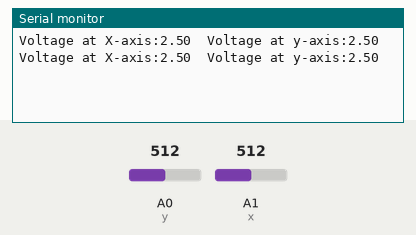
Recording of a sketch running on a simulated Arduino Uno, built with avr-gcc and run on an emulated ATmega328P. Parts: the last lines printed to the serial monitor. The inputs (shaded band) are chosen by the test bench; at power-on: A0 (y) = 512, A1 (x) = 512.

Above: at 1.8 s.
1.9 s: A0 (y) set to 716
At 2.8 s:
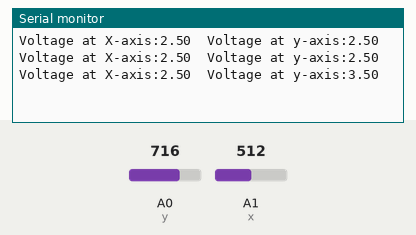
3.4 s: A1 (x) set to 716
At 4.7 s:
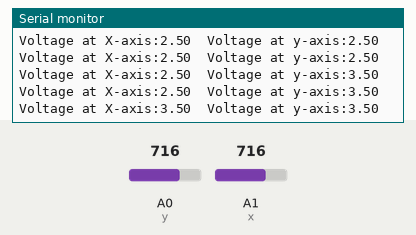
4.9 s: A0 (y) set to 900
At 5.8 s:
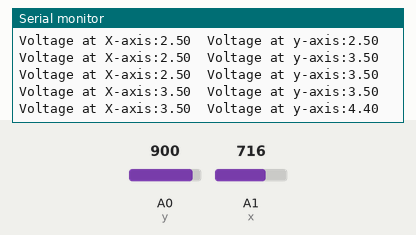
6.4 s: A1 (x) set to 900
At 7.5 s:
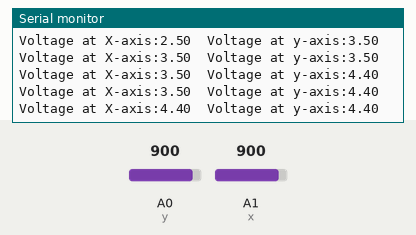
Timing chart, 0 to 8.9 s (numbered marks = the images above; inputs shaded):
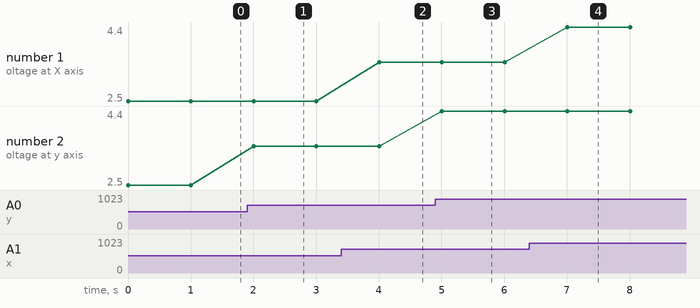

The sketch:

Joy_stick_with_arduino.ino
```cpp
const int x=A1;
const int y=A0;

int x_adc,y_adc;
float X_volt,y_volt;

void setup() {
  Serial.begin(9600);
}

void loop() {
  x_adc=analogRead(x);
  y_adc=analogRead(y);
  X_volt=((x_adc*5.0)/1023);
  y_volt=((y_adc*5.0)/1023);
  Serial.print("Voltage at X-axis:");
  Serial.print(X_volt);
  Serial.print("\t");
  Serial.print("Voltage at y-axis:");
  Serial.println(y_volt);
  delay(1000);
}
```

Measured:
- after the input at 1.9 s, the serial monitor: prints a new line after 0.10 s (image 1)
- after the input at 3.4 s, the serial monitor: prints a new line after 0.61 s (image 2)
- after the input at 4.9 s, the serial monitor: prints a new line after 0.11 s (image 3)
- after the input at 6.4 s, the serial monitor: prints a new line after 0.61 s (image 4)
- plotted number 2: 2.5 → 3.5 after the input at 1.9 s, 3.5 → 4.4 after the input at 4.9 s
